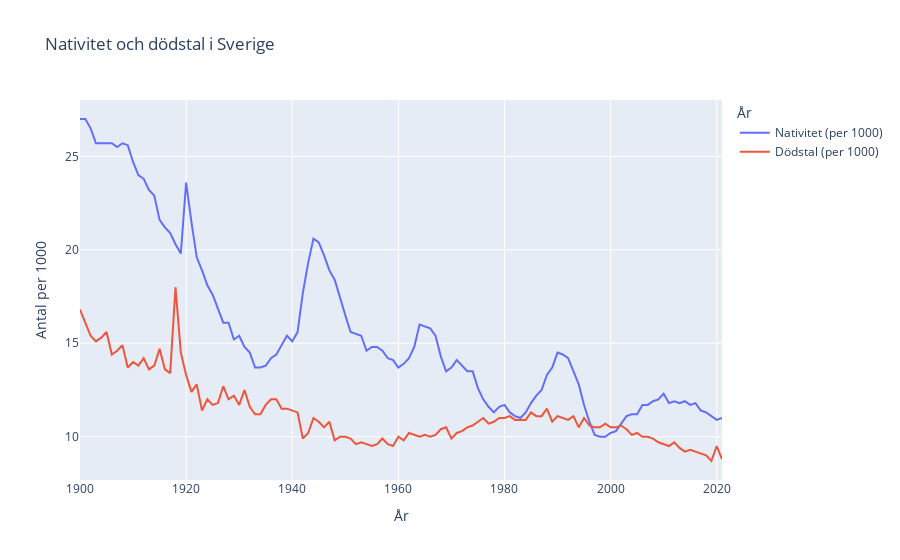

The notebook cell this image was saved under:
### Code cell
fig = px.line(
    swedish_demographics,
    x="År",
    y=["Nativitet (per 1000)", "Dödstal (per 1000)"],
    title="Nativitet och dödstal i Sverige",
    labels={"value": "Antal per 1000", "variable": "År"},
)
fig.show()
